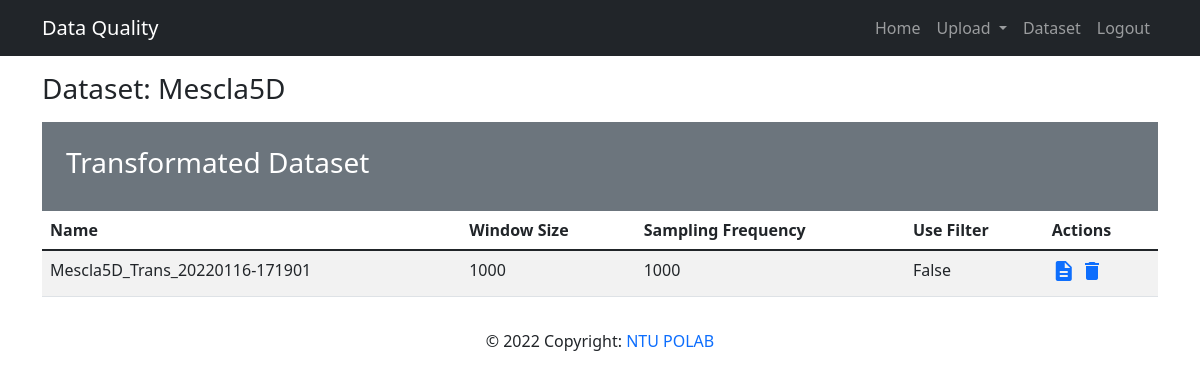
/mainapp/show_hfd/2 (signed in), run on the app's committed database.
### mainapp/models.py (models this page shows, shortened)
class HighFrequencyData(models.Model):
  name = models.CharField('Data Name', max_length=50)
  owner = models.ForeignKey(User, on_delete=models.CASCADE)
  rawdata = models.FileField(upload_to='HFD/rawdata/', validators=[validate_file_extension])
  config = models.FileField(upload_to='HFD/config/')
  transData = models.ManyToManyField(Data, blank=True)
  def __str__(self):
      return self.name

class Data(models.Model):
  datatype_choices = [
    ('normal', 'Normal'),
    ('freq', 'High Frequency'),
    ('time', 'Time Series')
  ]
  question_choices = [
    ('classification', 'Classification'),
    ('regression', 'Regression'),
  ]
  name = models.CharField('Data Name', max_length=50)
  owner = models.ForeignKey(User, on_delete=models.CASCADE)
  rawdata = models.FileField(upload_to='rawdata/', validators=[file_size, validate_file_extension])
  attribute_data = models.FileField(upload_to='attribute/', validators=[file_size, validate_file_extension])
  datatype = models.CharField(max_length=10, choices=datatype_choices, default='normal')
  questiontype = models.CharField(max_length=15, choices=question_choices, default='classification')
  freq_config = models.JSONField(null=True, blank=True)
  def __str__(self):
      return self.name

### mainapp/views.py (the view)
# urls.py: path('show_hfd/<hfd_id>', views.show_hfd, name='show-hfd'),
@login_required(login_url='/members/login_user')
def show_hfd(request, hfd_id):
  data = get_object_or_404(HighFrequencyData, pk=hfd_id, owner=request.user)
  transdata_list = data.transData.all()
  context = {
    'data': data,
    'hfd_id': hfd_id,
    'transdata_list': transdata_list
  }
  return render(request, 'mainapp/show_hfd.html', context)

### mainapp/templates/mainapp/show_hfd.html
{% extends 'base.html' %}
{% block content %}
  <div class="my-3">
    <h3>Dataset: {{ data }}</h3>
  </div>
  <div class="my-3">
    <div class="bg-secondary text-white p-4">
      <div class="row">
        <div class="col-12">
          <h3>Transformated Dataset</h3>
        </div>
      </div>
    </div>
    {% if transdata_list %}
      <table class="table table-striped table-hover">
        <thead>
          <tr>
            <th>Name</th>
            <th>Window Size</th>
            <th>Sampling Frequency</th>
            <th>Use Filter</th>
            <th>Actions</th>
          </tr>
        </thead>
        {% for data in transdata_list %}
          <tr>
            <td>
              {{ data }}
            </td>
            <td>
              {{ data.freq_config.windowSize}}
            </td>
            <td>
              {{ data.freq_config.samplingFrequency}}
            </td>
            <td>
              {{ data.freq_config.usedFilter}}
            </td>
            <td>
              <a href="{% url 'show-data' data.id %}"><i class="material-icons">description</i></a>
              <a href="{% url 'delete-data' data.id%}"><i class="material-icons">delete</i></a>
            </td>
          </tr>
        {% endfor %}
      </table>
    {% else %}
      <div>
        <p>You haven't do feature transformation. Please click</p>
        <a class="btn btn-success btn-sm" href="{% url 'transform-hfd' hfd_id %}">Feature Transformation</a>
      </div>
    {% endif %}
  </div>
{% endblock %}

### data on the page
HighFrequencyData: name "Mescla5D"
Data: name "Mescla5D_Trans_20220116-171901", freq_config.windowSize "1000", freq_config.samplingFrequency "1000", freq_config.usedFilter "False"
